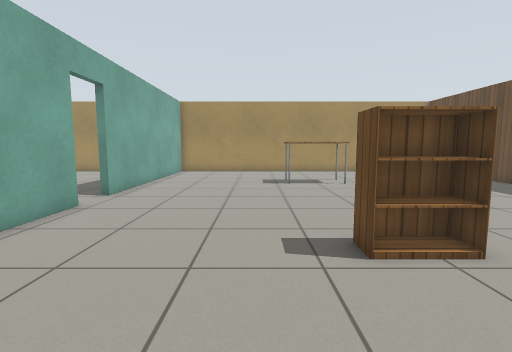
[1] (above)

16 first-person views from a walk through a world built for the Gazebo simulator. The camera is 0.9 m above the floor, tilts 6° down and sees 85° across. The floor is counted in squares, 0.5 m on a side. Each view is taken from the middle of a square. On the plan, view 1 faces up. The plan holds only what a view shows up to about 15 squares ahead; the rest is blank. The robots in the file are not drawn. Gazebo's built-in surfaces are drawn with simple patterns.

[2]
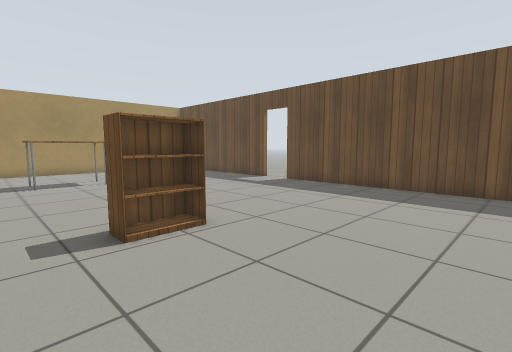

[3]
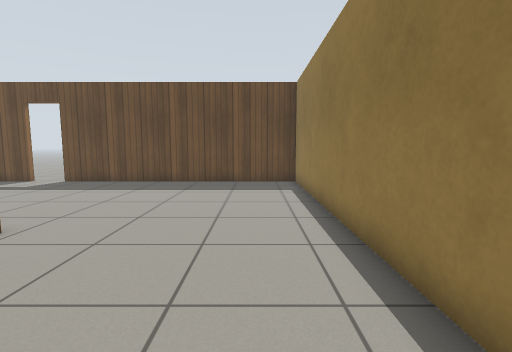

[4]
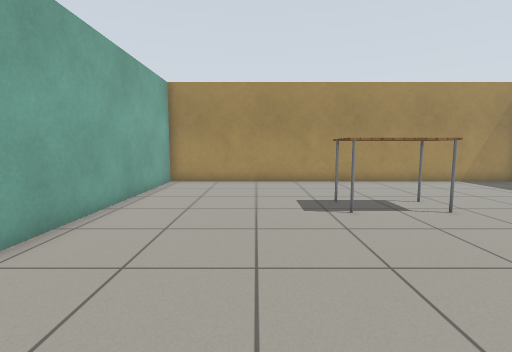

[5]
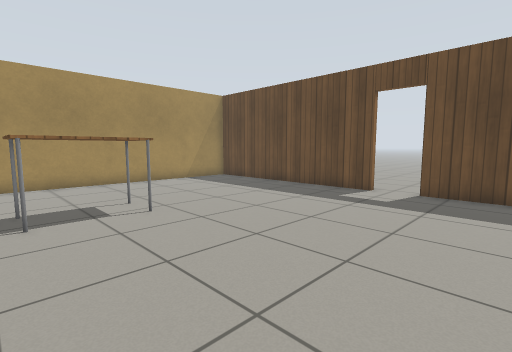

[6]
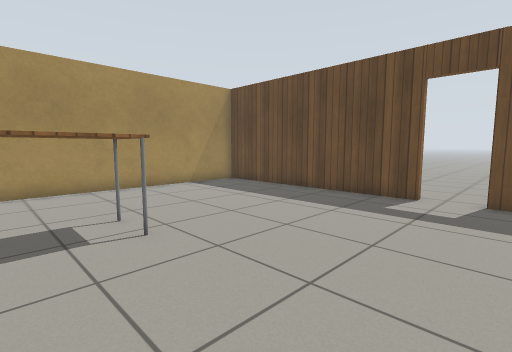

[7]
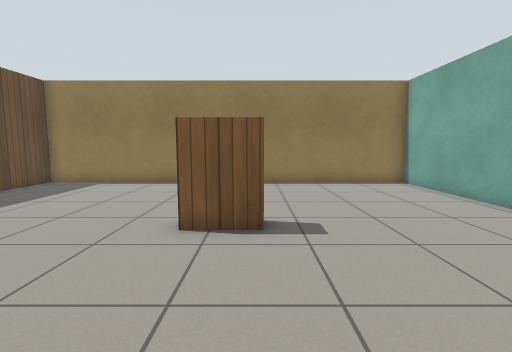

[8]
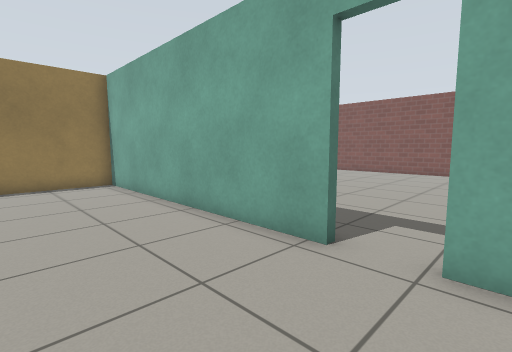

[9]
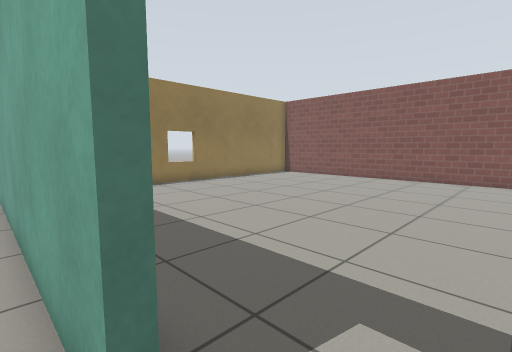

[10]
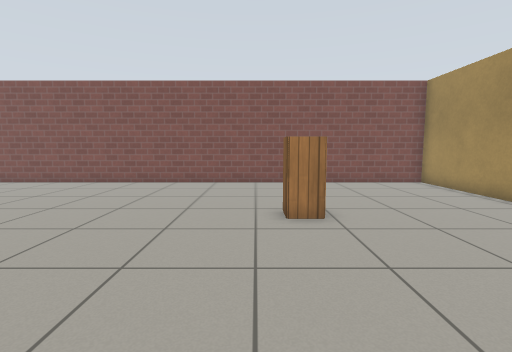

[11]
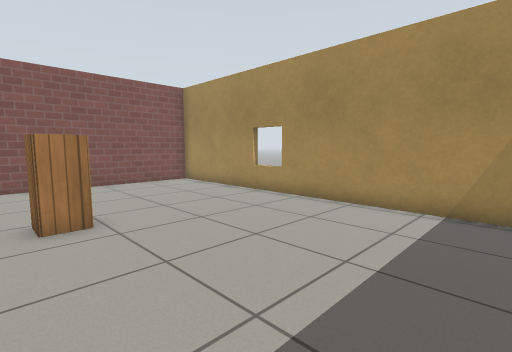

[12]
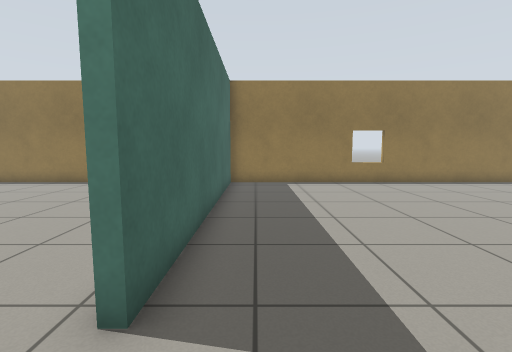

[13]
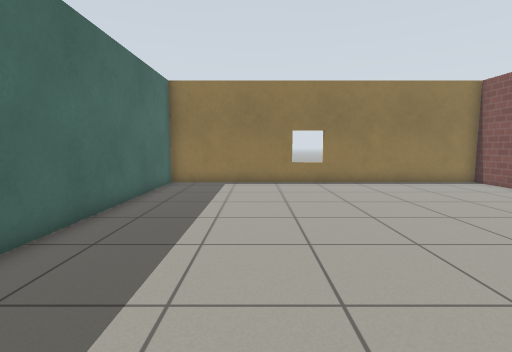

[14]
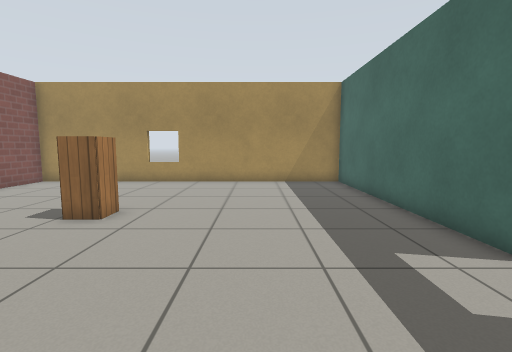

[15]
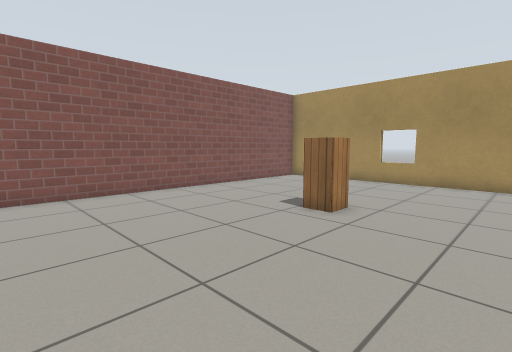

[16]
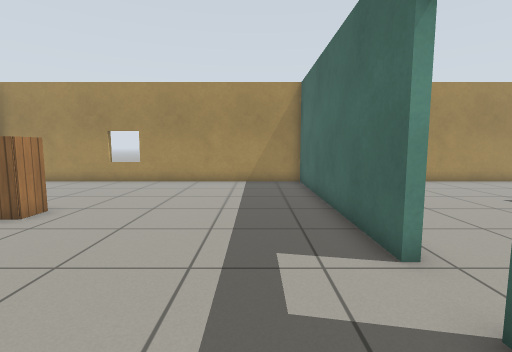

### Floor plan
Points are (right, up) in squares from view 1. A wall is a line through its corners. A room is listed if a view was taken in it or the views show most of it. See-through windows are left out.
Room 1 (views 1, 2, 3, 4, 5, 6, 7, 8, 9)
walls: (-5.4, 8.5) (-5.4, -3) (12.4, -3) (12.4, 9); (12.4, 10.7) (12.4, 19.3); (12.2, 20.4) (-5.4, 20.4) (-5.4, 10.1)
ways out: open door at (-5.7, 9.3) to room 2; open door at (12.5, 9.5)
objects: table (1, 13) to (4, 15); bookshelf (2, 4) to (4, 5)
Room 2 (views 10, 11, 12, 13, 14, 15, 16)
walls: (-5.7, 10.1) (-5.7, 20.4) (-21, 20.4) (-21, -3) (-5.7, -3) (-5.7, 8.5)
ways out: open door at (-5.7, 9.3) to room 1
objects: cabinet (-15, 13) to (-14, 14)

Positions as (right, up) in squares from view 1, and headings:
1: (0, 0), facing up
2: (0, -1), facing up-right
3: (-2, -1), facing right
4: (-1, 6), facing up
5: (1, 6), facing up-right
6: (2, 8), facing up-right
7: (2, 11), facing down
8: (-1, 11), facing down-left
9: (-5, 10), facing down-left
10: (-7, 12), facing left
11: (-7, 12), facing up-left
12: (-7, 11), facing down
13: (-10, 11), facing down
14: (-10, 6), facing up
15: (-10, 6), facing up-left
16: (-8, 6), facing up
